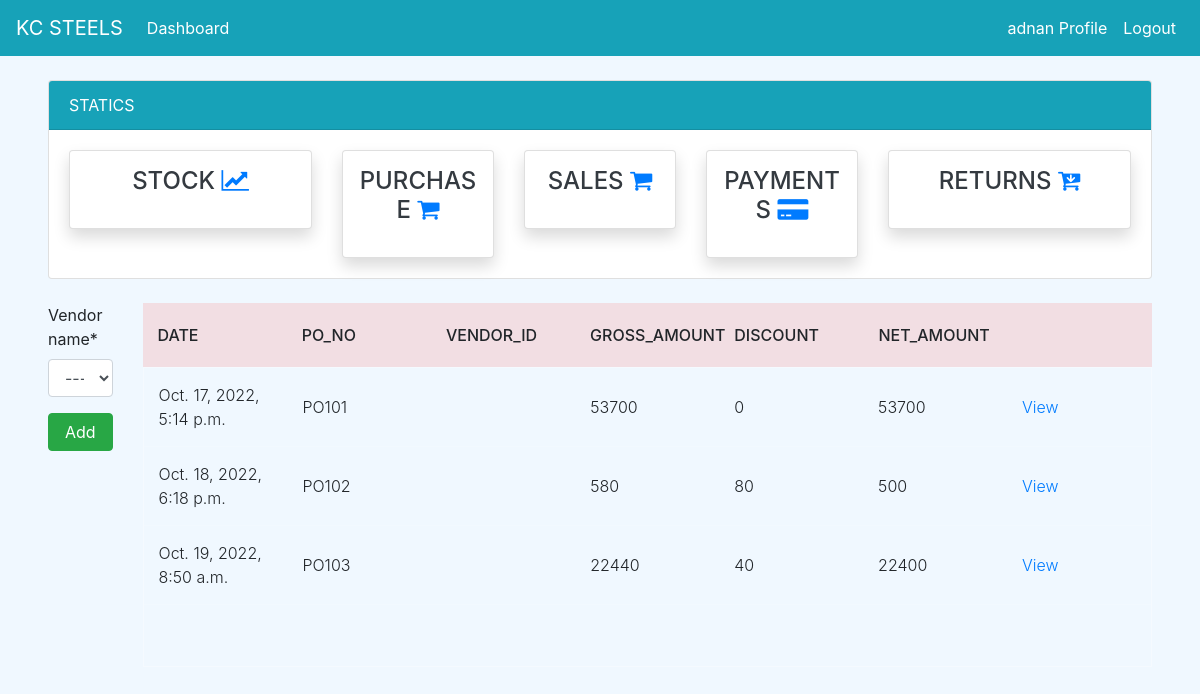
Before: /purchase/ (signed in) with the older database file.
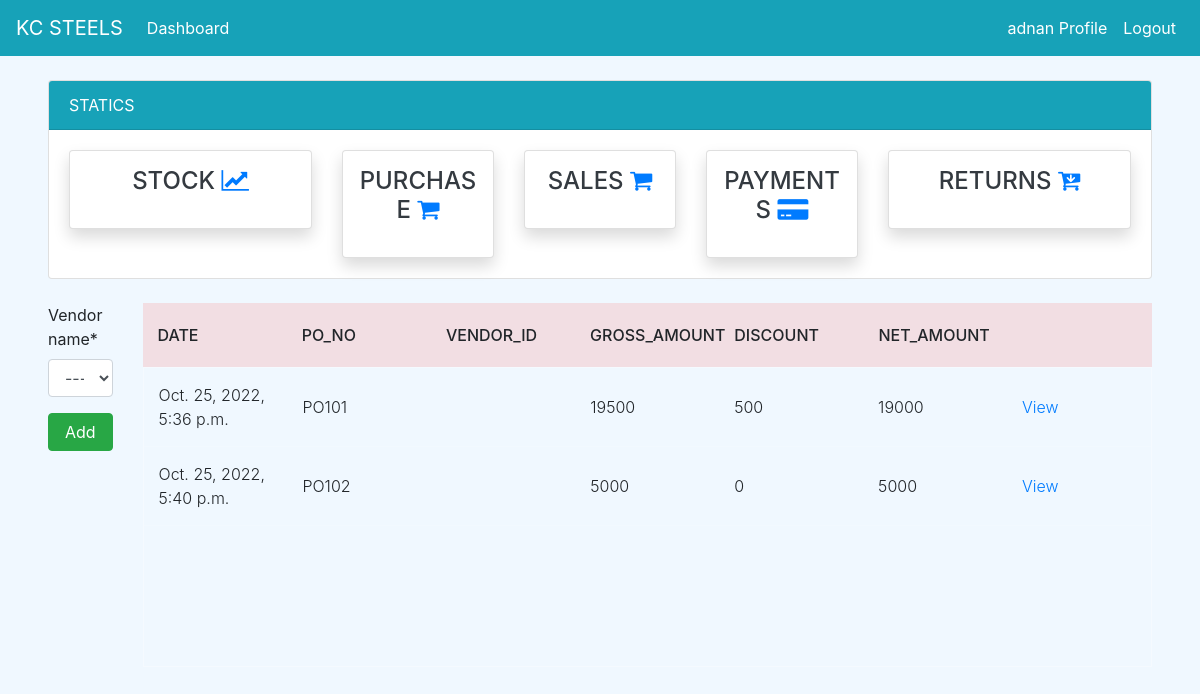
After: the same page with the newer database file.
### dashboard/models.py (models this page shows, shortened)
class PurchaseOrder(models.Model):
    date = models.DateTimeField(auto_now_add=True)
    po_no = models.IntegerField(null=True)
    po_number = models.CharField(max_length=100, null=True, unique=True)
    vendor_name = models.ForeignKey(Vendor, on_delete=models.CASCADE,null=True)
    gross_amount = models.PositiveIntegerField(null=True)
    discount = models.PositiveIntegerField(null=True)
    net_amount = models.PositiveIntegerField(null=True)
    net_pending = models.PositiveIntegerField(null=True,default=0)
    status = models.BooleanField(default=False,null=True)

### dashboard/views.py (the view)
# urls.py: path('purchase/',views.purchase,name='purchase'),
@login_required
def purchase(request):
    vendors = Vendor.objects.all()
    purchase_orders = PurchaseOrder.objects.all()
    po_n = 101 if PurchaseOrder.objects.count() == 0 else PurchaseOrder.objects.aggregate(max=Max('po_no'))["max"] + 1
    if request.method == 'POST':
        form = PurchaseOrderForm(request.POST)
        ven = request.POST.get('vendor_name')
        ven1 = vendors.get(id=ven)
        if form.is_valid():
            PurchaseOrder(po_no=po_n,po_number=(f'{"PO"}{po_n}'),vendor_name=ven1).save()
            po = (f'{"PO"}{po_n}')
            ven2 = purchase_orders.values('po_number').filter(po_number=po)[0]['po_number']
            return redirect("purchase_add" ,ven2)
    else:
        form = PurchaseOrderForm
    context = {
        'purchase_orders' : purchase_orders,
        'form' : form,
    }
    return render(request, 'purchase/purchase_orders.html',context)

### dashboard/models.py (called while the page is built)
    def __str__(self):
            return self.vendor_name

### templates/purchase/purchase_orders.html (shortened to what this page needs)
{% extends 'partial/base.html' %}
{% load crispy_forms_tags %}
{% block content %}
{% if user.is_authenticated and user.is_superuser %}
{% else %}
{% include 'partial/topnav_staff.html'%}
<div class="mx-5">
    <div class="row my-4">
        <div class="col-md-1">
            <form method = "POST">
                {{form|crispy}}
                <input class="btn btn-success btn-block" data-backdrop="static" type="submit" value="Add">
            </form>
        </div>
        <div class="col-md-11">
            <div class="tbl-header">
                <table cellpadding="0" cellspacing="0" border="0">
                  <thead>
                    <tr>
                      <th scope="col">Date</th>
                      <th scope="col">PO_NO</th>
                      <th scope="col">Vendor_id</th>
                      <th scope="col">Gross_amount</th>
                      <th scope="col">Discount</th>
                      <th scope="col">Net_Amount</th>
                      <th scope="col"></th>
                    </tr>
                  </thead>
                </table>
              </div>
              <div class="tbl-content">
                <table cellpadding="0" cellspacing="0" border="0">
                  <tbody>
                    {% for purchase_order in purchase_orders %}
                      <tr>
                        <td>{{ purchase_order.date }}</td>
                        <td>{{ purchase_order.po_number }}</td>
                        <td>{{ purchase_order.vendor_id }}</td>
                        <td>{{ purchase_order.gross_amount }}</td>
                        <td>{{ purchase_order.discount }}</td>
                        <td>{{ purchase_order.net_amount }}</td>
                        <td><a href="{% url 'purchase_view' purchase_order.id %}">View</a></td>
                      </tr>
                    {% endfor %}
                  </tbody>
                </table>
              </div>
        </div>
    </div>
</div
{% endif %}
{% endblock %}

Changed rows visible on the page:
removed PurchaseOrder: date "Oct. 17, 2022, 5:14 p.m.", po_number "PO101", gross_amount "53700", discount "0", net_amount "53700"
removed PurchaseOrder: date "Oct. 18, 2022, 6:18 p.m.", po_number "PO102", gross_amount "580", discount "80", net_amount "500"
removed PurchaseOrder: date "Oct. 19, 2022, 8:50 a.m.", po_number "PO103", gross_amount "22440", discount "40", net_amount "22400"
added PurchaseOrder: date "Oct. 25, 2022, 5:36 p.m.", po_number "PO101", gross_amount "19500", discount "500", net_amount "19000"
added PurchaseOrder: date "Oct. 25, 2022, 5:40 p.m.", po_number "PO102", gross_amount "5000", discount "0", net_amount "5000"
